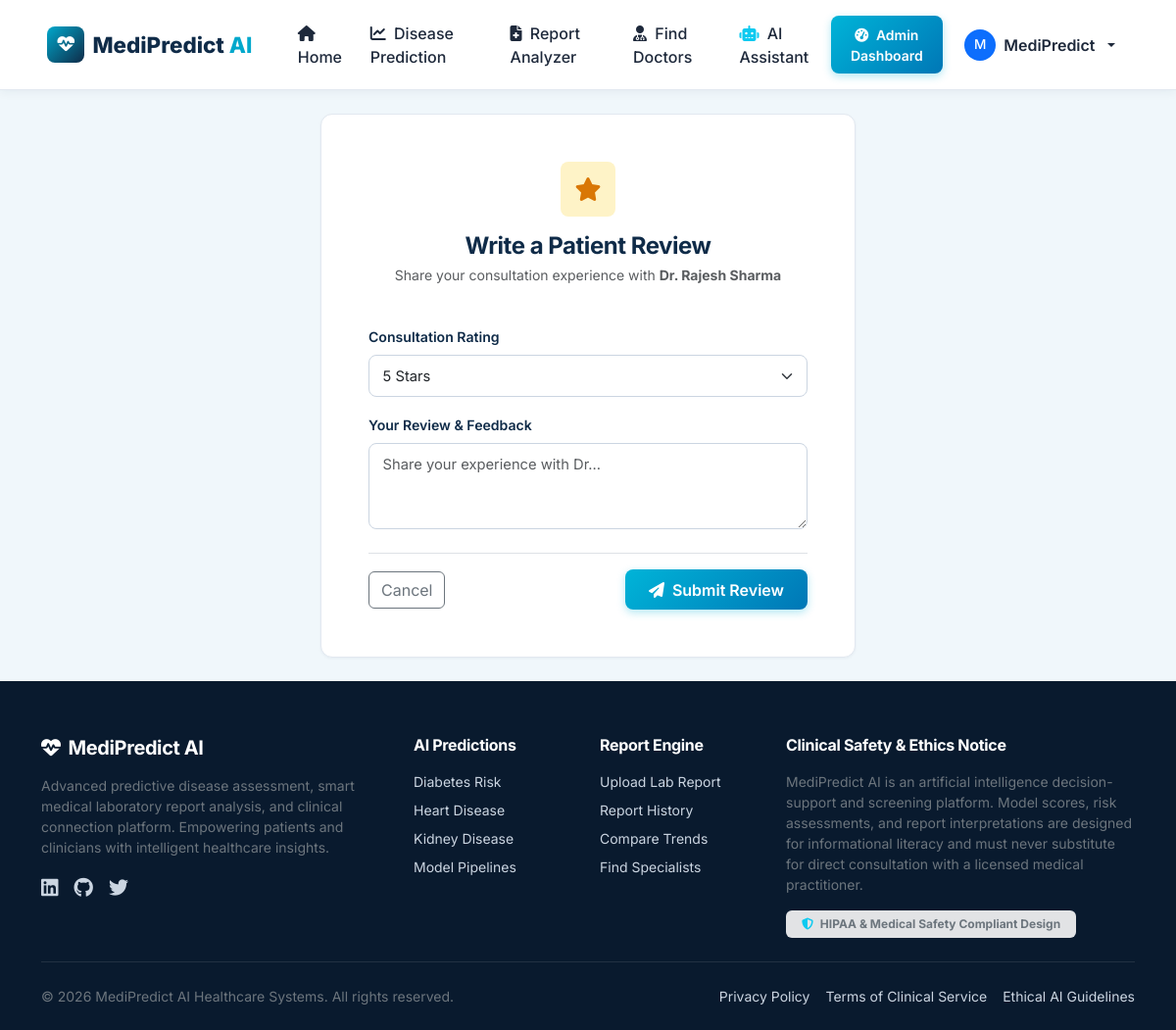
The page /appointments/review/1/ (signed in) on the database its author committed.
### core/models.py (models this page shows, shortened)
class CustomUser(AbstractUser):
    ROLE_CHOICES = (
        ('PATIENT', 'Patient'),
        ('DOCTOR', 'Doctor'),
        ('ADMIN', 'Administrator'),
    )
    role = models.CharField(max_length=15, choices=ROLE_CHOICES, default='PATIENT')
    phone = models.CharField(max_length=20, blank=True, null=True)
    date_of_birth = models.DateField(blank=True, null=True)
    gender = models.CharField(
        max_length=15,
        choices=[('Male', 'Male'), ('Female', 'Female'), ('Other', 'Other')],
        blank=True, null=True
    )
    profile_picture = models.ImageField(upload_to='avatars/', blank=True, null=True)
    created_at = models.DateTimeField(auto_now_add=True)
    updated_at = models.DateTimeField(auto_now=True)
    @property
    def is_patient(self):
        return self.role == 'PATIENT'
    @property
    def is_doctor(self):
        return self.role == 'DOCTOR'
    @property
    def is_platform_admin(self):
        return self.role == 'ADMIN' or self.is_superuser

class DoctorProfile(models.Model):
    SPECIALIZATIONS = [
        ('General Physician', 'General Physician'),
        ('Cardiologist', 'Cardiologist (Heart Specialist)'),
        ('Diabetologist / Endocrinologist', 'Diabetologist / Endocrinologist'),
        ('Nephrologist', 'Nephrologist (Kidney Specialist)'),
        ('Pathologist', 'Pathologist (Lab Medicine)'),
        ('Pulmonologist', 'Pulmonologist (Chest & Lungs)'),
        ('Neurologist', 'Neurologist'),
        ('Pediatrician', 'Pediatrician'),
    ]
    user = models.OneToOneField(CustomUser, on_delete=models.CASCADE, related_name='doctor_profile')
    qualification = models.CharField(max_length=150, help_text="e.g. MBBS, MD, DM (Cardiology)")
    specialization = models.CharField(max_length=60, choices=SPECIALIZATIONS, default='General Physician')
    license_number = models.CharField(max_length=50, unique=True, help_text="Medical Council Registration No.")
    clinic_name = models.CharField(max_length=150, default="City Health Clinic")
    clinic_address = models.TextField(default="Connaught Place, Central Delhi")
    city = models.CharField(max_length=100, default="New Delhi")
    latitude = models.FloatField(default=28.6139, help_text="GPS Latitude for map integration")
    longitude = models.FloatField(default=77.2090, help_text="GPS Longitude for map integration")
    consultation_fee = models.DecimalField(max_digits=8, decimal_places=2, default=500.00)
    experience_years = models.PositiveIntegerField(default=5)
    bio = models.TextField(blank=True, null=True)
    is_verified = models.BooleanField(default=False, help_text="Verified by MediPredict AI Admin")
    available_days = models.CharField(max_length=100, default="Mon, Tue, Wed, Thu, Fri, Sat")
    available_time_start = models.TimeField(default="09:00:00")
    available_time_end = models.TimeField(default="17:00:00")

### appointments/views.py (the view)
# urls.py: path('review/<int:pk>/', views.add_review, name='add_review'),
@login_required
def add_review(request, pk):
    doctor = get_object_or_404(DoctorProfile, pk=pk)
    existing = DoctorReview.objects.filter(patient=request.user, doctor=doctor).first()
    if existing:
        messages.info(request, "You have already reviewed this doctor.")
        return redirect('appointments:doctor_detail', pk=doctor.pk)
    if request.method == 'POST':
        form = DoctorReviewForm(request.POST)
        if form.is_valid():
            review = form.save(commit=False)
            review.patient = request.user
            review.doctor = doctor
            review.save()
            messages.success(request, "Thank you for sharing your feedback!")
            return redirect('appointments:doctor_detail', pk=doctor.pk)
    else:
        form = DoctorReviewForm()
    return render(request, 'appointments/add_review.html', {
        'doctor': doctor,
        'form': form
    })

### appointments/forms.py
class DoctorReviewForm(forms.ModelForm):
    class Meta:
        model = DoctorReview
        fields = ['rating', 'comment']
        widgets = {
            'rating': forms.Select(attrs={'class': 'form-select'}),
            'comment': forms.Textarea(attrs={'class': 'form-control', 'rows': 3, 'placeholder': 'Share your experience with Dr...'}),
        }

### templates/appointments/add_review.html (shortened to what this page needs)
{% extends 'base.html' %}
{% block content %}
<div class="container py-4">
    <div class="row justify-content-center">
        <div class="col-lg-6">
            <div class="card card-medi p-4 p-md-5">
                <div class="text-center mb-4">
                    <div class="icon-badge badge-amber mx-auto mb-3" style="width: 56px; height: 56px; font-size: 1.5rem;">
                        <i class="fa-solid fa-star"></i>
                    </div>
                    <h4 class="fw-bold mb-1">Write a Patient Review</h4>
                    <p class="text-muted small">
                        Share your consultation experience with <strong>Dr. {{ doctor.user.get_full_name|default:doctor.user.username }}</strong>
                    </p>
                </div>
                <form method="post">
                    <div class="mb-3">
                        <label class="form-label">Consultation Rating</label>
                        {{ form.rating }}
                    </div>
                    <div class="mb-4">
                        <label class="form-label">Your Review & Feedback</label>
                        {{ form.comment }}
                    </div>
                    <div class="d-flex justify-content-between align-items-center pt-3 border-top">
                        <a href="{% url 'appointments:doctor_detail' doctor.pk %}" class="btn btn-outline-secondary">Cancel</a>
                        <button type="submit" class="btn btn-cyan px-4">
                            <i class="fa-solid fa-paper-plane me-1"></i> Submit Review
                        </button>
                    </div>
                </form>
            </div>
        </div>
    </div>
</div>
{% endblock %}

### templates/base.html (shortened to what this page needs)
<!DOCTYPE html>
<html lang="en">
<head>
    <link href="https://cdn.jsdelivr.net/npm/bootstrap@5.3.3/dist/css/bootstrap.min.css" rel="stylesheet">
    <link rel="stylesheet" href="https://cdnjs.cloudflare.com/ajax/libs/font-awesome/6.5.1/css/all.min.css">
    <link rel="stylesheet" href="https://unpkg.com/leaflet@1.9.4/dist/leaflet.css" />
    <link rel="stylesheet" href="/static/css/medipredict.css">
</head>
<body>
    <nav class="navbar navbar-expand-lg navbar-medipredict sticky-top">
        <div class="container-fluid px-lg-4">
            <a class="navbar-brand" href="{% url 'core:home' %}">
                <span class="brand-badge"><i class="fa-solid fa-heart-pulse"></i></span>
                <span>MediPredict <span style="color: var(--cyan-accent);">AI</span></span>
            </a>
            <div class="collapse navbar-collapse" id="navContent">
                <ul class="navbar-nav me-auto mb-2 mb-lg-0 ms-lg-3">
                    <li class="nav-item">
                        <a class="nav-link" href="{% url 'core:home' %}"><i class="fa-solid fa-house me-1"></i> Home</a>
                    </li>
                    <li class="nav-item">
                        <a class="nav-link" href="{% url 'predictions:home' %}"><i class="fa-solid fa-chart-line me-1"></i> Disease Prediction</a>
                    </li>
                    <li class="nav-item">
                        <a class="nav-link" href="{% url 'reports:upload' %}"><i class="fa-solid fa-file-medical me-1"></i> Report Analyzer</a>
                    </li>
                    <li class="nav-item">
                        <a class="nav-link" href="{% url 'appointments:find_doctors' %}"><i class="fa-solid fa-user-doctor me-1"></i> Find Doctors</a>
                    </li>
                    {% if user.is_authenticated %}
                        <li class="nav-item">
                            <a class="nav-link" href="{% url 'assistant:chat' %}"><i class="fa-solid fa-robot me-1 text-info"></i> AI Assistant</a>
                        </li>
                    {% endif %}
                </ul>
                <ul class="navbar-nav ms-auto align-items-center gap-2">
                    {% if user.is_authenticated %}
                        <li class="nav-item">
                            <a href="{% url 'core:dashboard_redirect' %}" class="btn btn-sm btn-cyan">
                                <i class="fa-solid fa-gauge-high me-1"></i>
                                {% if user.is_platform_admin %}Admin Dashboard
                                {% elif user.is_doctor %}Doctor Portal
                                {% else %}Patient Portal
                                {% endif %}
                            </a>
                        </li>
                        <li class="nav-item dropdown">
                            <a class="nav-link dropdown-toggle d-flex align-items-center gap-2" href="#" role="button" data-bs-toggle="dropdown">
                                <div class="rounded-circle bg-primary text-white d-flex align-items-center justify-content-center" style="width: 32px; height: 32px; font-size: 0.85rem;">
                                    {{ user.first_name|first|default:user.username|first|upper }}
                                </div>
                                <span class="d-none d-md-inline fw-semibold">{{ user.first_name|default:user.username }}</span>
                            </a>
                        </li>
                    {% endif %}
                </ul>
            </div>
        </div>
    </nav>
    <main class="flex-grow-1">
        {% block content %}{% endblock %}
    </main>
    <footer class="footer-medipredict">
        <div class="container">
            <div class="row g-4">
                <div class="col-lg-4 col-md-6">
                    <h5 class="text-white mb-3 d-flex align-items-center gap-2">
                        <span class="brand-badge"><i class="fa-solid fa-heart-pulse"></i></span>
                        MediPredict AI
                    </h5>
                    <p class="small text-secondary">
                        Advanced predictive disease assessment, smart medical laboratory report analysis, and clinical connection platform. Empowering patients and clinicians with intelligent healthcare insights.
                    </p>
                    <div class="d-flex gap-3 text-secondary fs-5 mt-3">
                        <a href="#"><i class="fa-brands fa-linkedin"></i></a>
                        <a href="#"><i class="fa-brands fa-github"></i></a>
                        <a href="#"><i class="fa-brands fa-twitter"></i></a>
                    </div>
                </div>
                <div class="col-lg-2 col-md-3 col-6">
                    <h6 class="text-white mb-3">AI Predictions</h6>
                    <ul class="list-unstyled small">
                        <li class="mb-2"><a href="{% url 'predictions:diabetes' %}">Diabetes Risk</a></li>
                        <li class="mb-2"><a href="{% url 'predictions:heart' %}">Heart Disease</a></li>
                        <li class="mb-2"><a href="{% url 'predictions:kidney' %}">Kidney Disease</a></li>
                        <li class="mb-2"><a href="{% url 'predictions:home' %}">Model Pipelines</a></li>
                    </ul>
                </div>
                <div class="col-lg-2 col-md-3 col-6">
                    <h6 class="text-white mb-3">Report Engine</h6>
                    <ul class="list-unstyled small">
                        <li class="mb-2"><a href="{% url 'reports:upload' %}">Upload Lab Report</a></li>
                        <li class="mb-2"><a href="{% url 'reports:history' %}">Report History</a></li>
                        <li class="mb-2"><a href="{% url 'reports:compare' %}">Compare Trends</a></li>
                        <li class="mb-2"><a href="{% url 'appointments:find_doctors' %}">Find Specialists</a></li>
                    </ul>
                </div>
                <div class="col-lg-4 col-md-12">
                    <h6 class="text-white mb-3">Clinical Safety & Ethics Notice</h6>
                    <p class="small text-secondary">
                        MediPredict AI is an artificial intelligence decision-support and screening platform. Model scores, risk assessments, and report interpretations are designed for informational literacy and must never substitute for direct consultation with a licensed medical practitioner.
                    </p>
                    <span class="badge bg-secondary-subtle text-secondary small py-2 px-3">
                        <i class="fa-solid fa-shield-halved text-info me-1"></i> HIPAA & Medical Safety Compliant Design
                    </span>
                </div>
            </div>
            <hr class="border-secondary my-4">
            <div class="d-flex flex-column flex-sm-row justify-content-between align-items-center small text-secondary">
                <div>© 2026 MediPredict AI Healthcare Systems. All rights reserved.</div>
                <div class="d-flex gap-3 mt-2 mt-sm-0">
                    <a href="#">Privacy Policy</a>
                    <a href="#">Terms of Clinical Service</a>
                    <a href="#">Ethical AI Guidelines</a>
                </div>
            </div>
        </div>
    </footer>
</body>
</html>

### static/css/medipredict.css (style rules this page uses)
:root { --primary-navy: #0f2b48; --navy-dark: #091a2e; --cyan-accent: #00a8cc; --cyan-hover: #0090af; --cyan-light: #e0f7fa; --cyan-glow: #2cd4f5; --bg-ice: #f0f7fb; --surface-card: #ffffff; --text-primary: #1e293b; --text-muted: #64748b; --border-subtle: #e2e8f0; --shadow-sm: 0 1px 3px rgba(15, 43, 72, 0.05); --shadow-md: 0 4px 12px rgba(15, 43, 72, 0.08); --shadow-lg: 0 12px 28px rgba(15, 43, 72, 0.12); --radius-sm: 8px; --radius-md: 12px; --radius-lg: 18px; --transition: all 0.25s cubic-bezier(0.4, 0, 0.2, 1); }
body { font-family: 'Inter', -apple-system, BlinkMacSystemFont, 'Segoe UI', Roboto, Helvetica, Arial, sans-serif; background-color: var(--bg-ice); color: var(--text-primary); min-height: 100vh; display: flex; flex-direction: column; }
h1, h2, h3, h4, h5, h6 { color: var(--primary-navy); font-weight: 700; letter-spacing: -0.02em; }
.navbar-medipredict { background-color: #ffffff; box-shadow: 0 2px 10px rgba(15, 43, 72, 0.06); border-bottom: 1px solid var(--border-subtle); padding: 0.85rem 1.5rem; }
.navbar-brand { font-weight: 800; font-size: 1.4rem; color: var(--primary-navy) !important; display: flex; align-items: center; gap: 0.5rem; }
.navbar-brand .brand-badge { background: linear-gradient(135deg, var(--cyan-accent), var(--primary-navy)); color: white; padding: 0.35rem 0.65rem; border-radius: 8px; font-size: 1.1rem; }
.nav-link { font-weight: 500; color: var(--text-primary) !important; padding: 0.5rem 0.9rem !important; border-radius: var(--radius-sm); transition: var(--transition); }
.btn-cyan { background: linear-gradient(135deg, #00b4d8, #0077b6); color: #ffffff; font-weight: 600; border: none; border-radius: var(--radius-sm); padding: 0.55rem 1.25rem; box-shadow: 0 3px 8px rgba(0, 180, 216, 0.3); transition: var(--transition); }
.card-medi { background: #ffffff; border-radius: var(--radius-md); border: 1px solid var(--border-subtle); box-shadow: var(--shadow-sm); transition: var(--transition); }
.icon-badge { width: 48px; height: 48px; border-radius: var(--radius-sm); display: flex; align-items: center; justify-content: center; font-size: 1.35rem; }
.badge-amber { background-color: #fef3c7; color: #d97706; }
.form-label { font-weight: 600; font-size: 0.88rem; color: var(--primary-navy); }
.form-control, .form-select { border-radius: var(--radius-sm); border: 1.5px solid #cbd5e1; padding: 0.6rem 0.85rem; font-size: 0.92rem; transition: var(--transition); }
.footer-medipredict { background-color: var(--navy-dark); color: #94a3b8; padding: 3.5rem 0 1.5rem; margin-top: auto; }
.footer-medipredict a { color: #cbd5e1; text-decoration: none; transition: var(--transition); }

### rows shown on the page
CustomUser: first_name|first "M", first_name "MediPredict"
DoctorProfile: user.get_full_name "Rajesh Sharma"
